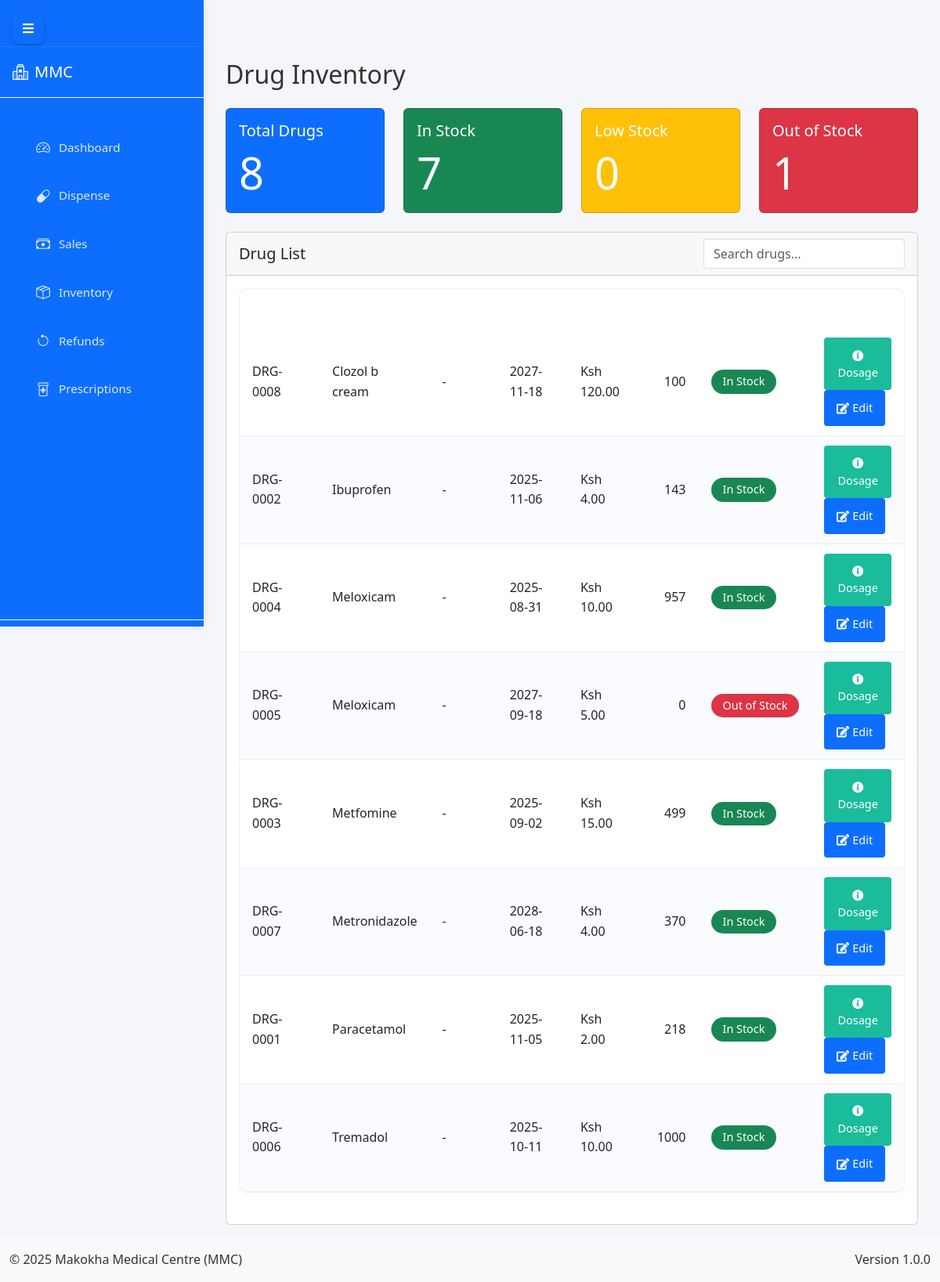
Before: /pharmacist/inventory (signed in) with the older database file.
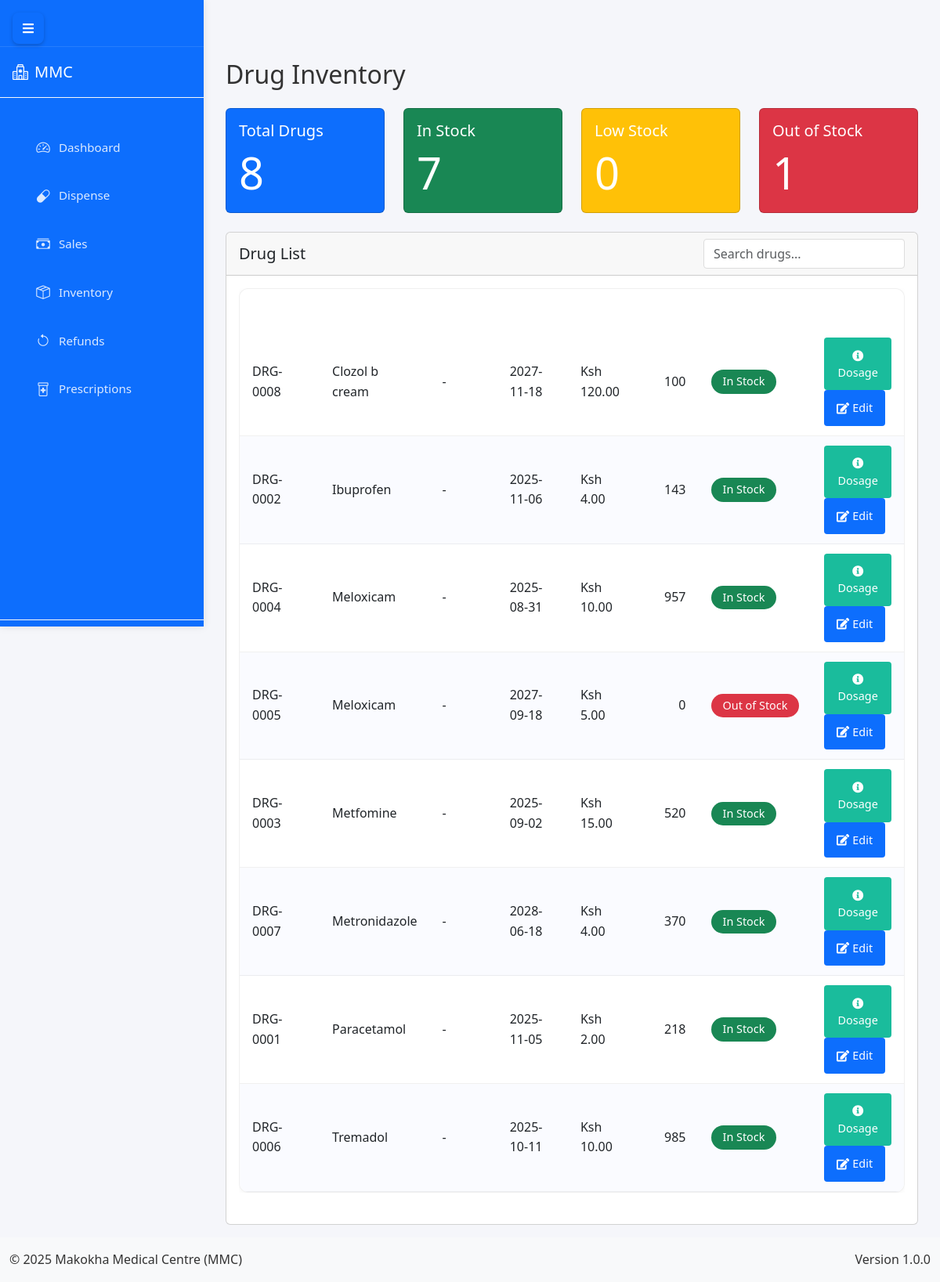
After: the same page with the newer database file.
### app.py (models this page shows, shortened)
class Drug(db.Model):
    id = db.Column(db.Integer, primary_key=True)
    drug_number = db.Column(db.String(50), unique=True, nullable=False)
    name = db.Column(db.String(100), nullable=False)
    specification = db.Column(db.String(200))
    buying_price = db.Column(db.Float, nullable=False)
    selling_price = db.Column(db.Float, nullable=False)
    stocked_quantity = db.Column(db.Integer, nullable=False)
    sold_quantity = db.Column(db.Integer, default=0)
    expiry_date = db.Column(db.Date, nullable=False)
    created_at = db.Column(db.DateTime, default=lambda: datetime.now(timezone.utc))
    updated_at = db.Column(db.DateTime, default=lambda: datetime.now(timezone.utc), onupdate=lambda: datetime.now(timezone.utc))
    @hybrid_property
    def remaining_quantity(self):
        return self.stocked_quantity - self.sold_quantity
    @remaining_quantity.expression
    def remaining_quantity(cls):
        return cls.stocked_quantity - cls.sold_quantity
    @hybrid_property
    def stock_status(self):
        if self.remaining_quantity == 0:
            return 'out-of-stock'
        elif self.remaining_quantity < 10:
            return 'low-stock'
        elif (self.expiry_date - date.today()).days < 30:
            return 'expiring-soon'
        return 'in-stock'

### app.py (the view)
@app.route('/pharmacist/inventory')
@login_required
def pharmacist_inventory():
    if current_user.role != 'pharmacist':
        flash('Unauthorized access', 'danger')
        return redirect(url_for('home'))
    try:
        drugs = Drug.query.options(db.joinedload(Drug.dosage)).order_by(Drug.name).all()
        total_drugs = Drug.query.count()
        low_stock = Drug.query.filter(Drug.remaining_quantity < 10, Drug.remaining_quantity > 0).count()
        expiring_soon = Drug.query.filter(
            Drug.expiry_date <= date.today() + timedelta(days=30),
            Drug.expiry_date >= date.today()
        ).count()
        out_of_stock = Drug.query.filter(Drug.remaining_quantity == 0).count()
        return render_template('pharmacist/inventory.html',
            drugs=drugs,
            total_drugs=total_drugs,
            low_stock=low_stock,
            expiring_soon=expiring_soon,
            out_of_stock=out_of_stock
        )
    except Exception as e:
        current_app.logger.error(f"Error loading inventory: {str(e)}")
        flash('An error occurred while loading inventory', 'danger')
        return redirect(url_for('pharmacist_dashboard'))

### app.py (called while the page is built, shortened)
@app.before_request
def initialize_data():
    global _first_request
    if not _first_request:
        return

@app.context_processor
def inject_current_date():
    return {'current_date': date.today().strftime('%Y-%m-%d')}

@app.context_processor
def inject_csrf_token():
    return dict(csrf_token=generate_csrf)

@app.context_processor
def utility_processor():
    def decrypt_data(encrypted_data):
        if not encrypted_data:
            return ""
        try:
            return Config.decrypt_data_static(encrypted_data)
        except:
            return "[Decryption Error]"
    return dict(decrypt_data=decrypt_data)

    @login_manager.user_loader
    def load_user(user_id):
        return db.session.get(User, int(user_id))

### templates/pharmacist/inventory.html (shortened to what this page needs)
{% extends "base.html" %}
{% block content %}
<div class="container-fluid">
    <h2 class="mb-4">Drug Inventory</h2>
    <div class="row mb-4">
        <div class="col-md-3">
            <div class="card text-white bg-primary">
                <div class="card-body">
                    <h5 class="card-title">Total Drugs</h5>
                    <p class="card-text display-4">{{ total_drugs }}</p>
                </div>
            </div>
        </div>
        <div class="col-md-3">
            <div class="card text-white bg-success">
                <div class="card-body">
                    <h5 class="card-title">In Stock</h5>
                    <p class="card-text display-4">{{ total_drugs - out_of_stock - low_stock }}</p>
                </div>
            </div>
        </div>
        <div class="col-md-3">
            <div class="card text-white bg-warning">
                <div class="card-body">
                    <h5 class="card-title">Low Stock</h5>
                    <p class="card-text display-4">{{ low_stock }}</p>
                </div>
            </div>
        </div>
        <div class="col-md-3">
            <div class="card text-white bg-danger">
                <div class="card-body">
                    <h5 class="card-title">Out of Stock</h5>
                    <p class="card-text display-4">{{ out_of_stock }}</p>
                </div>
            </div>
        </div>
    </div>
    <div class="card">
        <div class="card-header d-flex justify-content-between align-items-center">
            <h5 class="mb-0">Drug List</h5>
            <div>
                <input type="text" id="inventorySearch" class="form-control" placeholder="Search drugs...">
            </div>
        </div>
        <div class="card-body">
            <div class="table-responsive">
                <table class="table table-hover" id="inventoryTable">
                    <thead class="thead-light">
                        <tr>
                            <th>Drug ID</th>
                            <th>Name</th>
                            <th>Batch</th>
                            <th>Expiry</th>
                            <th>Price</th>
                            <th>Stock</th>
                            <th>Status</th>
                            <th>Actions</th>
                        </tr>
                    </thead>
                    <tbody>
                        {% for drug in drugs %}
                        <tr>
                            <td>{{ drug.drug_number }}</td>
                            <td>{{ drug.name }}</td>
                            <td>{{ drug.batch_number or '-' }}</td>
                            <td>{{ drug.expiry_date.strftime('%Y-%m-%d') if drug.expiry_date else '-' }}</td>
                            <td>Ksh {{ "%.2f"|format(drug.selling_price) }}</td>
                            <td>{{ drug.remaining_quantity }}</td>
                            <td>
                                {% if drug.remaining_quantity == 0 %}
                                <span class="badge bg-danger">Out of Stock</span>
                                {% elif drug.remaining_quantity < 10 %}
                                <span class="badge bg-warning">Low Stock</span>
                                {% else %}
                                <span class="badge bg-success">In Stock</span>
                                {% endif %}
                            </td>
                            <td>
                                <button class="btn btn-sm btn-info view-dosage" data-drug-id="{{ drug.id }}">
                                    <i class="fas fa-info-circle"></i> Dosage
                                </button>
                                <button class="btn btn-sm btn-primary edit-drug" data-drug-id="{{ drug.id }}">
                                    <i class="fas fa-edit"></i> Edit
                                </button>
                            </td>
                        </tr>
                        {% endfor %}
                    </tbody>
                </table>
            </div>
        </div>
    </div>
</div>
{% endblock %}

Changed rows visible on the page:
changed Drug "DRG-0003": remaining_quantity "499" → "520"
changed Drug "DRG-0006": remaining_quantity "1000" → "985"
